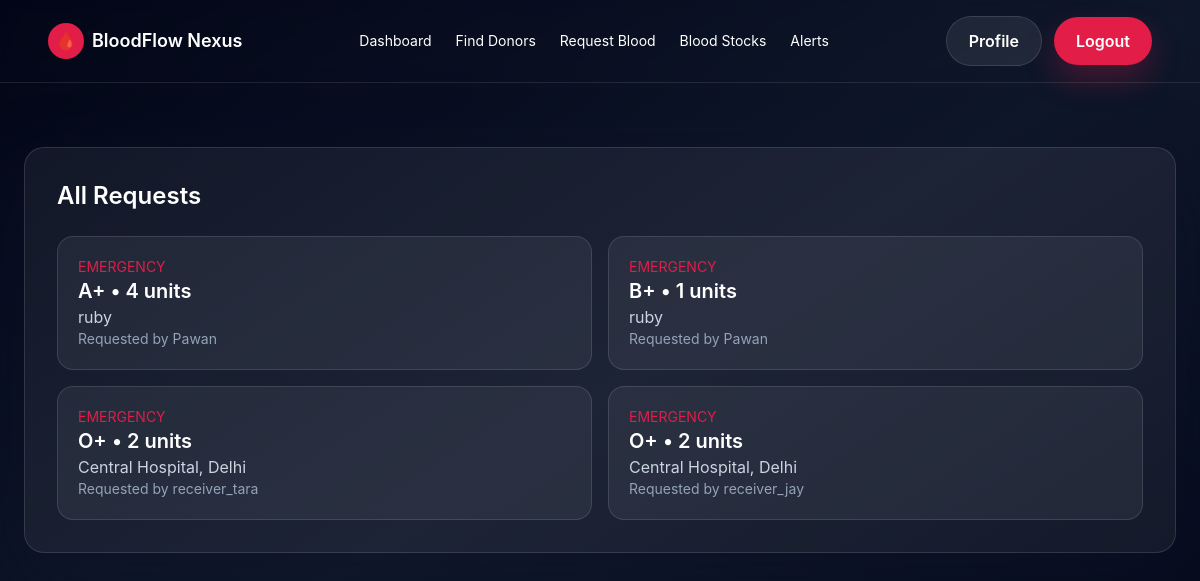
The page /requests/all/ (signed in) on the database its author committed.
### requests_app/models.py (models this page shows, shortened)
class BloodRequest(models.Model):
	class Urgency(models.TextChoices):
		NORMAL = 'normal', 'Normal'
		EMERGENCY = 'emergency', 'Emergency'
	class Status(models.TextChoices):
		PENDING = 'pending', 'Pending'
		APPROVED = 'approved', 'Approved'
		COMPLETED = 'completed', 'Completed'
		REJECTED = 'rejected', 'Rejected'
	BLOOD_GROUPS = [
		('A+', 'A+'), ('A-', 'A-'),
		('B+', 'B+'), ('B-', 'B-'),
		('AB+', 'AB+'), ('AB-', 'AB-'),
		('O+', 'O+'), ('O-', 'O-'),
	]
	requester = models.ForeignKey(settings.AUTH_USER_MODEL, on_delete=models.CASCADE, related_name='requests')
	hospital = models.ForeignKey(HospitalProfile, on_delete=models.SET_NULL, null=True, blank=True)
	blood_group = models.CharField(max_length=3, choices=BLOOD_GROUPS)
	quantity_units = models.PositiveIntegerField()
	urgency = models.CharField(max_length=20, choices=Urgency.choices, default=Urgency.NORMAL)
	status = models.CharField(max_length=20, choices=Status.choices, default=Status.PENDING)
	hospital_location = models.CharField(max_length=255)
	assigned_donor = models.CharField(max_length=255, blank=True)
	created_at = models.DateTimeField(auto_now_add=True)

### accounts/models.py (models this page shows, shortened)
class User(AbstractUser):
	class Roles(models.TextChoices):
		DONOR = 'donor', 'Donor'
		RECEIVER = 'receiver', 'Blood Receiver'
		HOSPITAL = 'hospital', 'Hospital/Blood Bank'
		ADMIN = 'admin', 'Admin'
	role = models.CharField(max_length=20, choices=Roles.choices, default=Roles.DONOR)
	phone = models.CharField(max_length=20, blank=True)
	city = models.CharField(max_length=120, blank=True)
	state = models.CharField(max_length=120, blank=True)
	address = models.CharField(max_length=255, blank=True)

### requests_app/views.py (the view)
# urls.py: path('all/', views.all_requests, name='all_requests'),
@login_required
def all_requests(request):
	requests = BloodRequest.objects.select_related('requester', 'hospital').order_by('-created_at')
	return render(request, 'requests/all_requests.html', {'requests': requests})

### templates/requests/all_requests.html (shortened to what this page needs)
{% extends 'base.html' %}
{% block content %}
<section class="px-6 py-16">
  <div class="max-w-6xl mx-auto glass-card p-8">
    <h2 class="text-2xl font-semibold mb-6">All Requests</h2>
    <div class="grid md:grid-cols-2 gap-4">
      {% for item in requests %}
      <div class="feature-card">
        <p class="text-sm uppercase text-primary">{{ item.urgency }}</p>
        <h3 class="text-xl font-semibold">
          {{ item.blood_group }} • {{ item.quantity_units }} units
        </h3>
        <p class="text-slate-300">{{ item.hospital_location }}</p>
        <p class="text-sm text-slate-400">
          Requested by {{ item.requester.username }}
        </p>
      </div>
      {% empty %}
      <p class="text-slate-400">No requests available.</p>
      {% endfor %}
    </div>
  </div>
</section>
{% endblock %}

### static/css/style.css (style rules this page uses)
:root { --glass: rgba(255, 255, 255, 0.06); --stroke: rgba(255, 255, 255, 0.12); }
body { font-family: "Inter", system-ui, -apple-system, sans-serif; }
.glass-card { background: var(--glass); border: 1px solid var(--stroke); border-radius: 20px; box-shadow: 0 30px 80px rgba(15, 23, 42, 0.45); }
.feature-card, .stat-card { background: var(--glass); border: 1px solid var(--stroke); border-radius: 16px; padding: 20px; transition: transform 0.3s ease, border-color 0.3s ease, box-shadow 0.3s ease; }

### rows shown on the page
BloodRequest: urgency "EMERGENCY", blood_group "A+", quantity_units "4", hospital_location "ruby", requester.username "Pawan"
BloodRequest: urgency "EMERGENCY", blood_group "B+", quantity_units "1", hospital_location "ruby", requester.username "Pawan"
BloodRequest: urgency "EMERGENCY", blood_group "O+", quantity_units "2", hospital_location "Central Hospital, Delhi", requester.username "receiver_tara"
BloodRequest: urgency "EMERGENCY", blood_group "O+", quantity_units "2", hospital_location "Central Hospital, Delhi", requester.username "receiver_jay"
